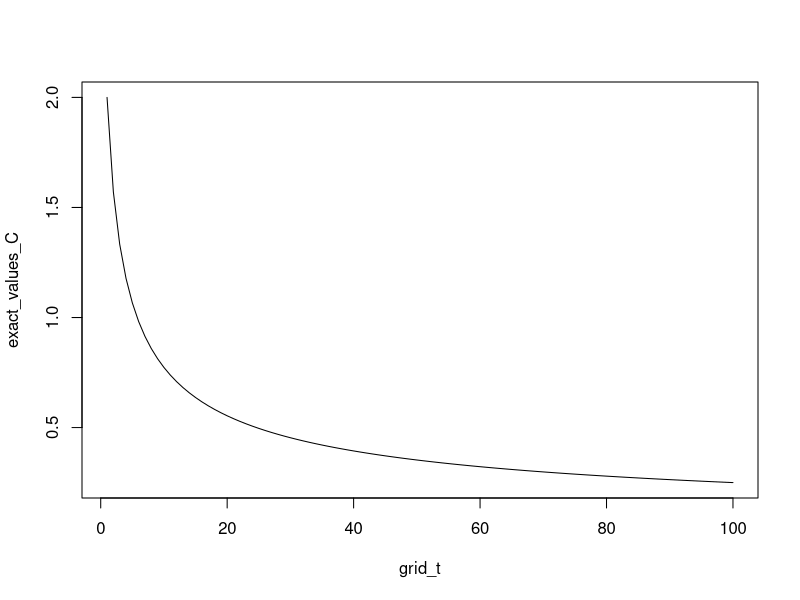
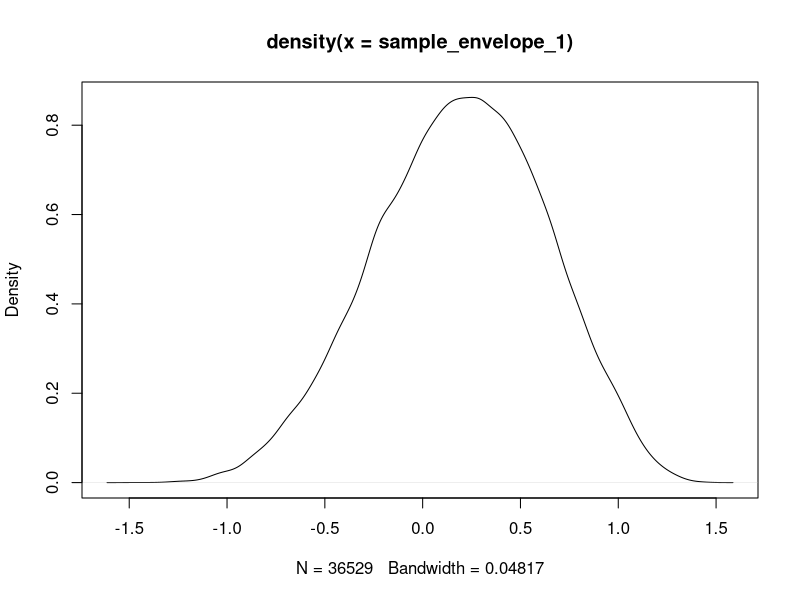

Reproduce these figures in R, in order. (Note: this script raises an error after producing the figures.)
## ---- chunk 1
knitr::opts_chunk$set(echo = TRUE)
## ---- chunk 2
grid_t <- 1:100

exact_formula_C <- function(t){
  (sqrt(pi) * gamma((t + 1)/2))/gamma(t/2 + 1)
}

exact_values_C <- exact_formula_C(grid_t)
plot(grid_t, exact_values_C, type = 'l')
## ---- chunk 3
n <- 10^6
## ---- chunk 4
t <- 1
u <- runif(n)
sample <- u^t*1/(cos(asin(u)))+(cos(asin(u)))^(t-1)
  
EstIntegral <- mean(sample)
  
Diff <- exact_formula_C(t) - EstIntegral
Std_Error <- sd(sample)/sqrt(n)

rbind(EstIntegral, Diff, Std_Error)
## ---- chunk 5
EstIntegral_1 <- numeric(length(grid_t))
Diff_1 <- numeric(length(grid_t))
Std_Error_1 <- numeric(length(grid_t))

for (t in grid_t){
  u <- runif(n)
  sample <- u^t*1/(cos(asin(u)))+(cos(asin(u)))^(t-1)
  
  EstIntegral_1[t] <- mean(sample)
  
  Diff_1[t] <- exact_formula_C(t) - EstIntegral_1[t]
  Std_Error_1[t] <- sd(sample)/sqrt(n)
}

rbind(mean_diff_1 = mean(Diff_1), mean_SE_1 = mean(Std_Error_1))
## ---- chunk 6
t <- 1
u <- runif(n)
sample <- (sin(acos(u)))^{t-1} + u^t*(sin(acos(u)))^{-1}
  
EstIntegral <- mean(sample)
  
Diff <- exact_formula_C(t) - EstIntegral
Std_Error <- sd(sample)/sqrt(n)

rbind(EstIntegral, Diff, Std_Error)
## ---- chunk 7
EstIntegral_2 <- numeric(length(grid_t))
Diff_2 <- numeric(length(grid_t))
Std_Error_2 <- numeric(length(grid_t))

for (t in grid_t){
  u <- runif(n)
  sample <- (sin(acos(u)))^{t-1} + u^t*(sin(acos(u)))^{-1}
  
  EstIntegral_2[t] <- mean(sample)
  
  Diff_2[t] <- exact_formula_C(t) - EstIntegral_2[t]
  Std_Error_2[t] <- sd(sample)/sqrt(n)
}

rbind(mean_diff_2 = mean(Diff_2), mean_SE_2 = mean(Std_Error_2))
## ---- chunk 8
t <- 1
u <- runif(n)
sample <- ((sin(pi/2*u))^t + (cos(pi/2*u))^t) * pi/2
  
EstIntegral <- mean(sample)
  
Diff <- exact_formula_C(t) - EstIntegral
Std_Error <- sd(sample)/sqrt(n)

rbind(EstIntegral, Diff, Std_Error)
## ---- chunk 9
EstIntegral_3 <- numeric(length(grid_t))
Diff_3 <- numeric(length(grid_t))
Std_Error_3 <- numeric(length(grid_t))

for (t in grid_t){
  u <- runif(n)
  sample <- ((sin(pi/2*u))^t + (cos(pi/2*u))^t) * pi/2
  
  EstIntegral_3[t] <- mean(sample)
  
  Diff_3[t] <- exact_formula_C(t) - EstIntegral_3[t]
  Std_Error_3[t] <- sd(sample)/sqrt(n)
}

rbind(mean_diff_3 = mean(Diff_3), mean_SE_3 = mean(Std_Error_3))
## ---- chunk 10
f <- function(x, y) {
  r <- sqrt(x^2 + y^2)
  ifelse(r == 0, 1, sin(r) / r)  # Handle the removable singularity at (0,0)
}

result <- integrate(function(y) {
  sapply(y, function(yi) {
    integrate(function(x) f(x, yi), -1, 1)$value
  })
}, -1, 1)

# Print the result
true_integral <- result$value
## ---- chunk 11
# install.packages('pracma')
library(pracma)

f <- function(x, y) {
  r <- sqrt(x^2 + y^2)
  ifelse(r == 0, 1, sin(r) / r) 
}

dblquad(f, -1, 1, -1, 1)
## ---- chunk 12
n <- 10^5
x <- runif(n)
y <- runif(n)
sample <- 4 * sin(sqrt(x^2 + y^2))/sqrt(x^2 + y^2)

EstIntegral <- mean(sample)
Diff <- true_integral - EstIntegral
Std_Error <- sd(sample)/sqrt(n)

rbind(EstIntegral, Diff, Std_Error)
## ---- chunk 13
# m <- c(2, 10)
# nu <- c(-1, 1)
# lambda <- c(-1, 1)
# alpha <- c(1, 10)
# 
# groups <- expand.grid(m, nu, lambda, alpha)
# 
# # convert rows to list of vectors
# group_list <- split(as.matrix(groups), 1:nrow(groups))
# #group_list
## ---- chunk 14
m <- 2
nu <- -1
lambda <- -1
alpha <- 1
## ---- chunk 15
check_mean_var <- function(sample){
  mean <- lambda - alpha*nu/(2*(m - 1))
  var <- alpha^2/(2*m - 3) * (1 + nu^2/(4*(m - 1)^2))
  cat(mean, var)
}
## ---- chunk 16
# Generate Y
n <- 10^5
Y <- runif(n) * pi - pi/2
## ---- chunk 17
c_over_K_1 <- pi * (cos(atan(-nu/(2*m))))^{2*m} * exp(-nu*atan(-nu/(2*m)))
c_over_K_1
## ---- chunk 18
U <- runif(n)

temp <- atan(-nu/(2*m))

sample_envelope_1 <- Y[U < 
                      ((cos(Y))^{2 * m} * exp(-nu * Y))/(cos(temp)^{2*m} * exp(-nu * temp))]

plot(density(sample_envelope_1), type = 'l')
## ---- chunk 19
X_envelop_1 <- tan(sample_envelop_1) * alpha + lambda
print(c(mean(X_envelop_1), var(X_envelop_1)))
check_mean_var(X_envelop_1)
## ---- chunk 20
# emperical rate of acceptance
length(sample_envelop_1)/n
## ---- chunk 21
